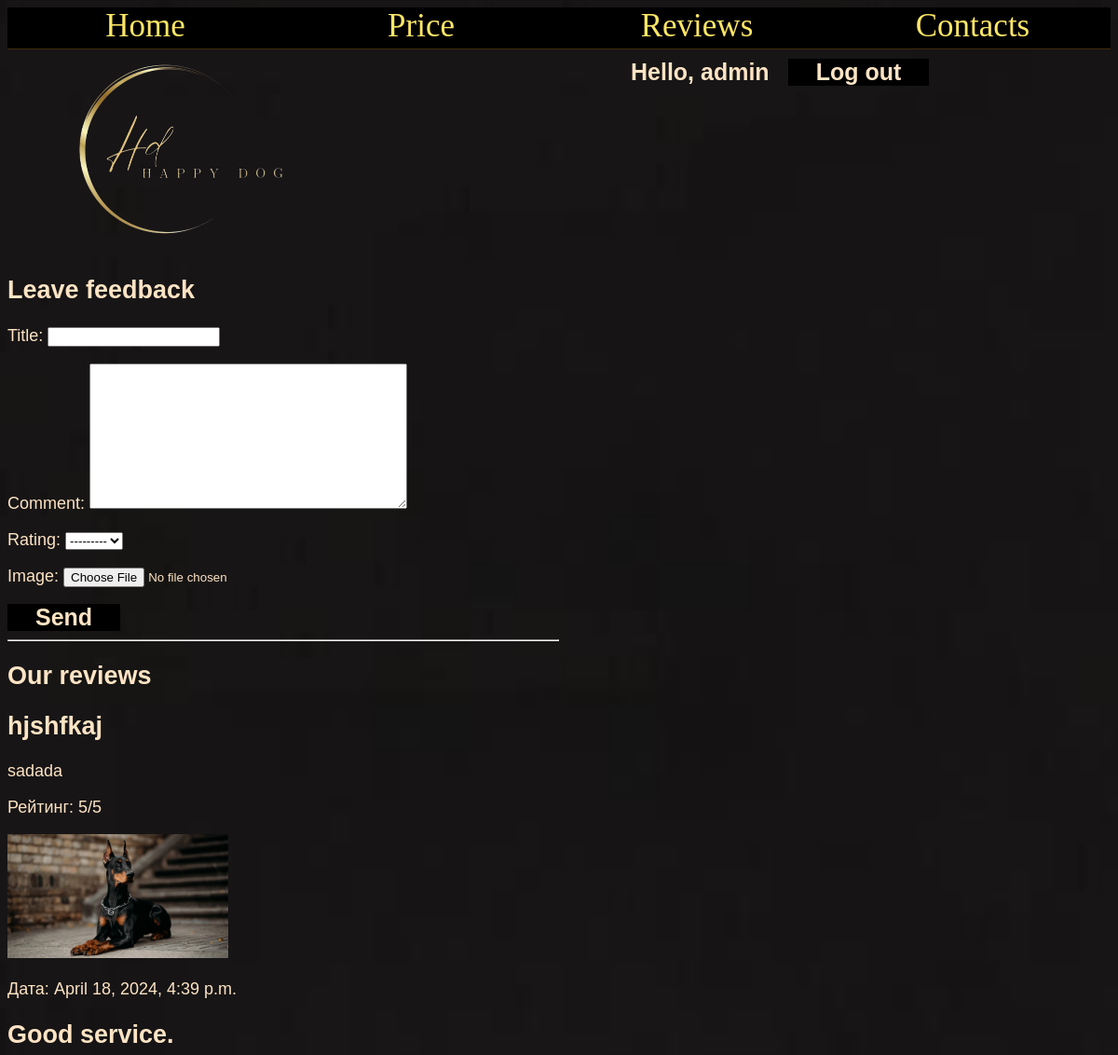
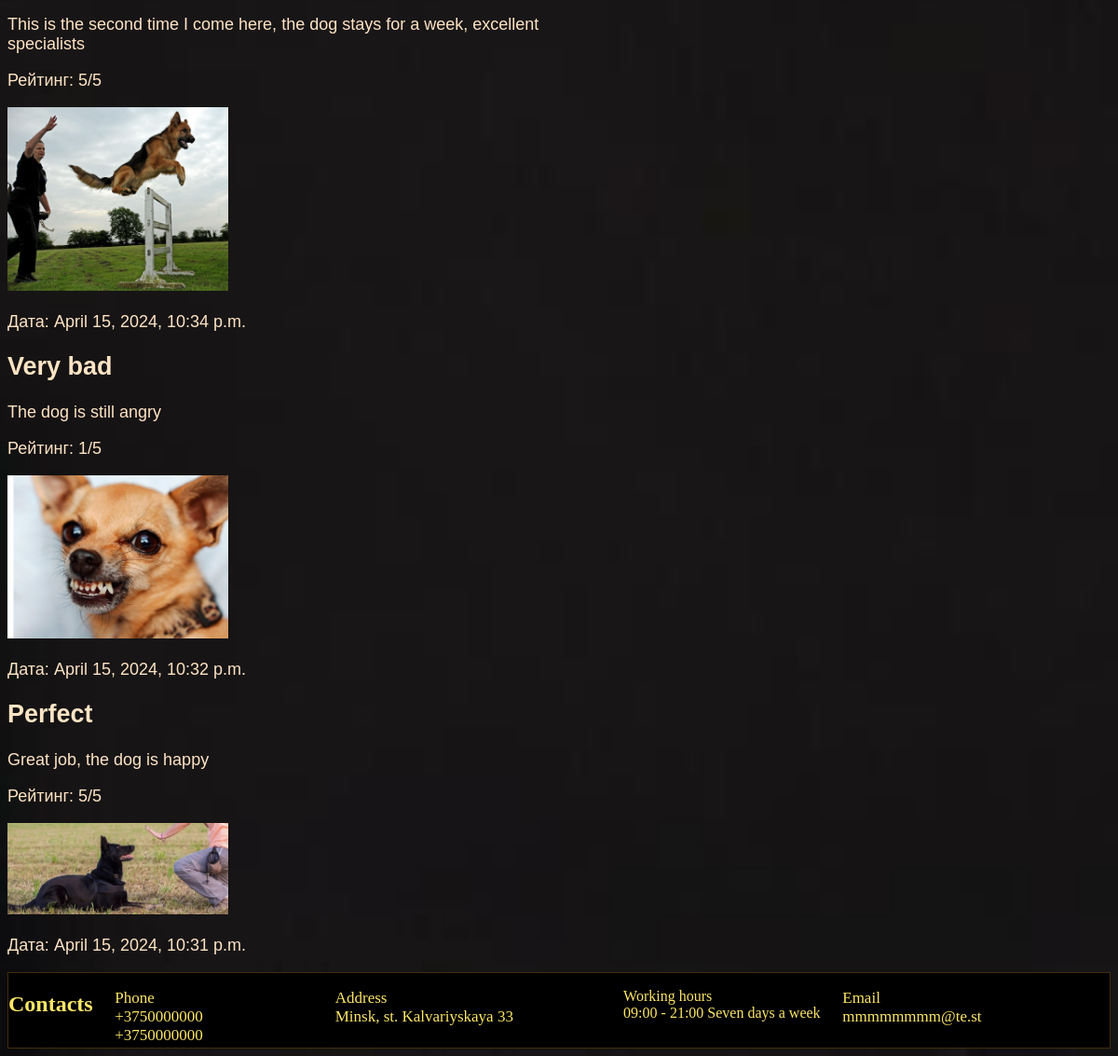
Screenshot of /main/reviews/ (signed in) with the database file from the repository (2 pictures, top to bottom).
### main/models.py (models this page shows, shortened)
class Review(models.Model):
    title = models.CharField(max_length=100)
    comment = models.TextField(max_length=100)
    rating = models.IntegerField(choices=[(i, str(i)) for i in range(1, 6)])
    image = models.ImageField(upload_to='uploads')
    date = models.DateTimeField(auto_now_add=True)

### main/views.py (the view, shortened to what this page needs)
# urls.py: path('main/reviews/', main_views.review_list, name='review_list'),
@login_required
def review_list(request):
    reviews = Review.objects.all()
    form = ReviewForm()
    return render(request, 'reviews.html', {'reviews': reviews, 'form': form})

### main/forms.py
class ReviewForm(forms.ModelForm):
    class Meta:
        model = Review
        fields = ['title', 'comment', 'rating', 'image']

### main/templates/reviews.html (shortened to what this page needs)
{% extends 'base.html' %}
{% block content %}
<h2>Leave feedback</h2>
<form method="post" enctype="multipart/form-data">
   {{ form.as_p }}
   <button type="submit">Send</button>
</form>
<hr>
<h2>Our reviews</h2>
{% for review in reviews|dictsortreversed:"date" %}
<h2>{{ review.title }}</h2>
<p>{{ review.comment }}</p>
<p>Рейтинг: {{ review.rating }}/5</p>
<img src="{{ review.image.url }}" width="40%" alt="Image" />
<p>Дата: {{ review.date }}</p>
{% endfor %}
{% endblock %}

### main/templates/base.html (shortened to what this page needs)
{% load static %}
<!DOCTYPE html>
<html lang="en">
<head>
    <link rel="stylesheet" href="{% static 'main/css/style.css' %}">
</head>
<body>
    <div class="head">
        <a href=" {% url 'test_test' %}">
            <div class="a"> Home </div>
        </a>
        <a href=" {% url 'price_list' %}">
            <div class="a"> Price </div>
        </a>
        <a href=" {% url 'review_list' %}">
            <div class="a"> Reviews </div>
        </a>
        <a href="#cont">
            <div class="a"> Contacts  </div>
        </a>
    </div>
    <a href=" {% url 'test_test' %}">
        <div class="c"><img src="{% static 'main/img/logo-removebg-preview.png' %}" , width="50%"></div>
    </a>
    {% if user.is_authenticated %}
    <h3 class="c">Hello, {{user.get_username}}</h3>
    <h3 class="c"><form method="post" action="{% url 'logout' %}?next={{request.path}}">
        <button type="submit">Log out</button>
      </form></h3>
    {% else %}
    <h3><a href="{% url 'login' %}?next={{request.path}}" class="c">Log in</a></h3>
    {% endif %}
    <div class="content">
        {% block content %}
        {% endblock %}
    </div>
    <div class="finish">
        <h2 id = 'cont'>Contacts</h2>
        <div class="contact">
            <p>Phone <br>
                +3750000000<br>
                +3750000000</p>
        </div>
        <div class="contact">
            <p>Address <br>
                Minsk,
                st. Kalvariyskaya 33</p>
        </div>
        <div class="Contact">
            <p>Working hours<br>
                09:00 - 21:00
                Seven days a week</p>
        </div>
        <div class="contact">
            <p>Email<br>
                mmmmmmmm@te.st</p>
        </div>
    </div>
</body>
</html>

### main/static/main/css/style.css (style rules this page uses)
body { background-repeat: no-repeat; background-attachment: fixed; background-size: cover; border: solid; border-width: 0px; }
.content { color: bisque; font-size: 18px; width: 50%; flex: 1 0 auto; font-family: sans-serif; min-height: calc(100vh - 80px) }
.head { width: 100%; height: 45px; background-color: #432c0b; border: solid; border-width: 0px; }
.a { width: 25%; height: 44px; background-color: rgb(0, 0, 0); float: left; margin: 0px; border: solid; border-color: #432c0b; border-width: 0px; color: #fde667; text-align: center; vertical-align: middle; font-size: 35px; }
.c { color: bisque; float: left; margin: 10px; font-size: 25px; font-family: sans-serif; }
.finish { background-color: rgb(0, 0, 0); color: #fde667; display: flex; border: solid; border-width: 1px; border-color: #432c0b; height: 80px; flex: 0 0 auto; }
.contact { float: left; margin-right: 10%; margin-left: 2%; font-size: 17px; }
button { background-color: #000000; border: none; color: bisque; padding: 0px 30px; text-align: center; text-decoration: none; display: inline-block; font-size: 25px; font-family: sans-serif; font-weight: bold; }

### rows the page displays
Review: title "hjshfkaj", comment "sadada", rating "5", image (picture), date "April 18, 2024, 4:39 p.m."
Review: title "Good service.", comment "This is the second time I come here, the dog stays for a week, excellent specialists", rating "5", image (picture), date "April 15, 2024, 10:34 p.m."
Review: title "Very bad", comment "The dog is still angry", rating "1", image (picture), date "April 15, 2024, 10:32 p.m."
Review: title "Perfect", comment "Great job, the dog is happy", rating "5", image (picture), date "April 15, 2024, 10:31 p.m."

### other values shown
{{ user.get_username }} "admin"
